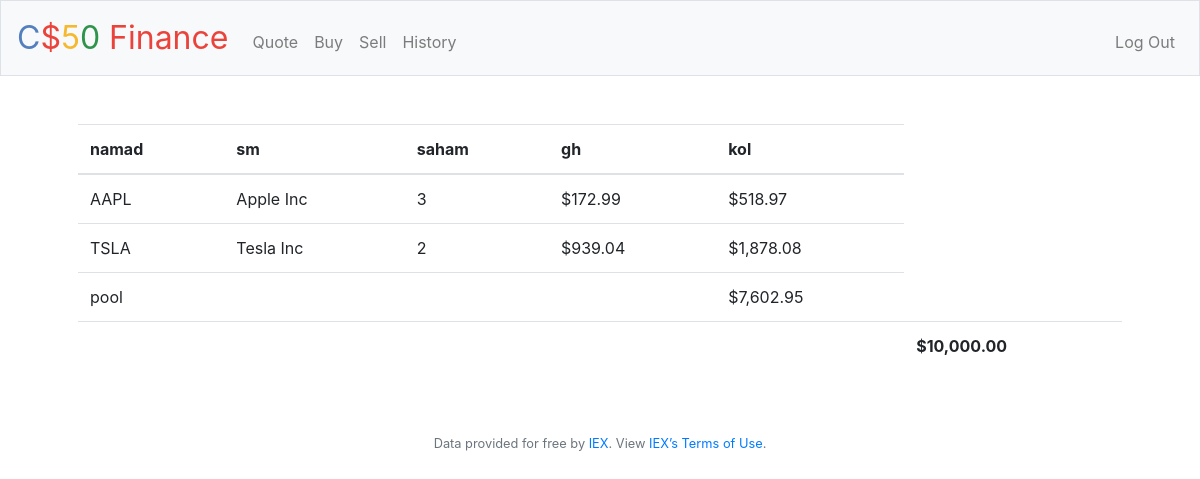
/ (signed in), run on the app's committed database.
### tables this page shows
CREATE TABLE trans (
 id INTEGER PRIMARY KEY AUTOINCREMENT,
 user_id INTEGER NOT NULL,
 name TEXT NOT NULL,
 shares INTEGER NOT NULL,
 price NUMERIC NOT NULL,
 type TEXT NOT NULL,
 symbol TEXT NOT NULL,
 time TIMESTAMP DEFAULT CURRENT_TIMESTAMP,
 FOREIGN KEY(user_id) REFERENCES users(id)
);

CREATE TABLE users (id INTEGER, username TEXT NOT NULL, hash TEXT NOT NULL, cash NUMERIC NOT NULL DEFAULT 10000.00, PRIMARY KEY(id));

### app.py (the view)
@app.route("/")
@login_required
def index():
    uid = session["user_id"]
    usable = db.execute(
        "SELECT symbol, name, price, SUM(shares) as Tshares FROM trans WHERE user_id = ? GROUP BY symbol", uid)
    money = db.execute(
        "SELECT cash FROM users WHERE id = ?", uid)[0]["cash"]
    TOTAL = money
    for i in usable:
        TOTAL += i["price"] * i["Tshares"]
    return render_template("index.html", stock=usable, cash=money, usd=usd, total=TOTAL)

### app.py (called while the page is built)
@app.after_request
def after_request(response):
    response.headers["Cache-Control"] = "no-cache, no-store, must-revalidate"
    response.headers["Expires"] = 0
    response.headers["Pragma"] = "no-cache"
    return response

### helpers.py (called while the page is built)
def login_required(f):
    @wraps(f)
    def decorated_function(*args, **kwargs):
        if session.get("user_id") is None:
            return redirect("/login")
        return f(*args, **kwargs)
    return decorated_function

def usd(value):
    return f"${value:,.2f}"

### templates/index.html (shortened to what this page needs)
{% extends "layout.html" %}
{% block main %}
    <table class="table table_striped">
        <thead>
            <tr>
                <th>namad</th>
                <th>sm</th>
                <th>saham</th>
                <th>gh</th>
                <th>kol</th>
            </tr>
        </thead>
        <tbody>
            {% for c in stock %}
            <tr>
                <td> {{ c["symbol"] }} </td>
                <td> {{ c["name"] }} </td>
                <td> {{ c["Tshares"] }} </td>
                <td> {{ usd(c["price"]) }} </td>
                <td> {{ usd(c["Tshares"] * c["price"]) }} </td>
            </tr>
            {% endfor %}
            <tr>
                <td>pool</td>
                <td></td>
                <td></td>
                <td></td>
                <td> {{ usd(cash) }} </td>
            </tr>
        </tbody>
        <tfoot>
            <td colspan="6"></td>
            <td><strong> {{ usd(total) }} </strong></td>
        </tfoot>
    </table>
{% endblock %}

### data on the page
trans: symbol "TSLA", name "Tesla Inc", Tshares "2", price "$939.04", Tshares "$1,878.08"
users: cash "$7,602.95"

### other printed values
{{ c["symbol"] }} "AAPL"
{{ c["name"] }} "Apple Inc"
{{ c["Tshares"] }} "3"
{{ usd(c["price"]) }} "$172.99"
{{ usd(c["Tshares"] * c["price"]) }} "$518.97"
{{ usd(total) }} "$10,000.00"
